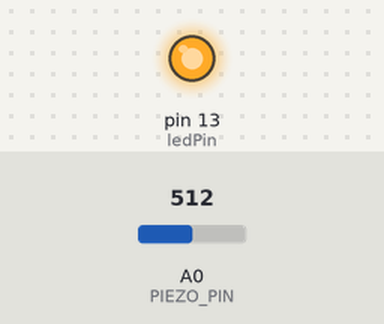
The sketch below on a simulated Arduino Uno, built with avr-gcc and run on an emulated ATmega328P. Shown: output pins drawn as LEDs (lit = HIGH). Inputs (shaded band) come from the test bench; at power-on: A0 (PIEZO_PIN) = 512. Sleep ends after the set time or at an interrupt.

Above: at 5.1 s.
5.2 s: A0 (PIEZO_PIN) set to 0
At 8.0 s:
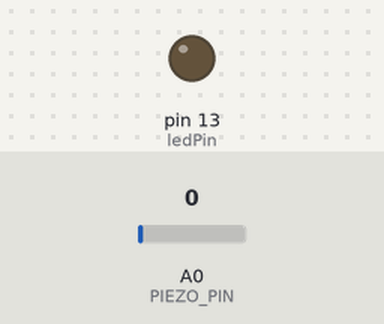
8.4 s: A0 (PIEZO_PIN) set to 122
At 9.6 s:
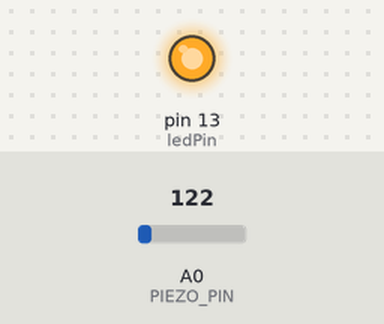
Timing chart, 0 to 11.4 s (numbered marks = the images above; inputs shaded):
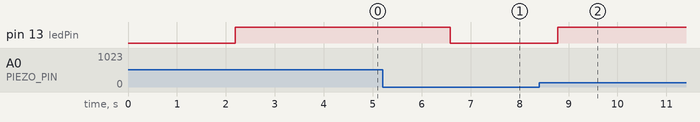

The sketch:

Vibration_Sensor.ino
```cpp
/******************************************************************************
Piezo_Vibration_Sensor.ino
Example sketch for SparkFun's Piezo Vibration Sensor
  (https://www.sparkfun.com/products/9197)
Jim Lindblom @ SparkFun Electronics
April 29, 2016

- Connect a 1Mohm resistor across the Piezo sensor's pins.
- Connect one leg of the Piezo to GND
- Connect the other leg of the piezo to A0

Vibrations on the Piezo sensor create voltags, which are sensed by the Arduino's
A0 pin. Check the serial monitor to view the voltage generated.

Development environment specifics:
Arduino 1.6.7
******************************************************************************/
int ledPin = 13;
const byte rxPin = 6;
const byte txPin = 7;
#include <avr/sleep.h>
#include <avr/power.h>
#include <SoftwareSerial.h>
volatile int f_timer=0;
const int PIEZO_PIN = A0; // Piezo output
SoftwareSerial mySerial = SoftwareSerial(rxPin,txPin);
ISR(TIMER1_OVF_vect)
{
   TCNT1 = 31250;
  /* set the flag. */
  digitalWrite(ledPin, LOW);
   if(f_timer == 0)
   {
     f_timer = 1;
   }
}

void enterSleep(void)
{
  set_sleep_mode(SLEEP_MODE_IDLE);

  sleep_enable();
  /* Disable all of the unused peripherals. This will reduce power
   * consumption further and, more importantly, some of these
   * peripherals may generate interrupts that will wake our Arduino from
   * sleep!
   */
  power_adc_disable();
  power_spi_disable();
  power_timer0_disable();
  power_timer2_disable();
  power_twi_disable();

  /* Now enter sleep mode. */
  sleep_mode();

  /* The program will continue from here after the timer timeout*/
  sleep_disable(); /* First thing to do is disable sleep. */

  /* Re-enable the peripherals. */
  power_all_enable();
}

void setup()
{
  pinMode(ledPin, OUTPUT);
  digitalWrite(ledPin, LOW);
  pinMode(rxPin, INPUT);
  pinMode(txPin, OUTPUT);
  mySerial.begin(9600);
  /* Normal timer operation.*/
  TCCR1A = 0x00;
  TCNT1=31250;

  /* Configure the prescaler for 1:1024, giving us a
   * timeout of 4.09 seconds.
   */
  TCCR1B = 0x05;
  /* Enable the timer overlow interrupt. */
  TIMSK1=0x01;
}

void loop()
{
  if(f_timer==1){
    f_timer = 0;

    while (Serial.available() >= 3) {
      byte h = mySerial.read();
      byte m = mySerial.read();
      byte l = mySerial.read();
      if (h == 0) {
        TIMSK1 = 0x00;
        mySerial.print("+++");
        delay(1000);
        mySerial.print("ATID");
        mySerial.print(m, HEX);
        mySerial.print(l, HEX);
        mySerial.print('\r');
        delay(1000);
        mySerial.print("ATWR\r");
        while (mySerial.available() >= 3) {
          mySerial.read();
          mySerial.read();
          mySerial.read();
        }
      }
    }
    TIMSK1 = 0x01;

    // Read Piezo ADC value in, and convert it to a voltage
    int piezoADC = analogRead(PIEZO_PIN);
    if (piezoADC != 0){
      digitalWrite(ledPin, HIGH);
      byte bytelow = 1;
      byte bytemid = 7;
      byte bytehigh = 3;
      byte msg[] = {bytehigh, bytemid, bytelow};
      mySerial.write(msg, 3);
    }
    enterSleep();
  }
}
```

Measured:
- after the input at 5.2 s, pin 13 (ledPin): HIGH → LOW after 1.4 s
- after the input at 8.4 s, pin 13 (ledPin): LOW → HIGH after 0.38 s
